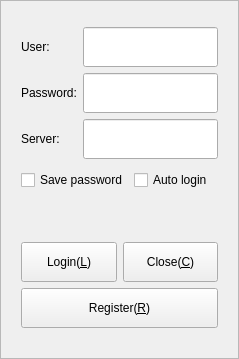
<?xml version="1.0" encoding="UTF-8"?>
<ui version="4.0">
 <class>CFrmLogin</class>
 <widget class="QFrame" name="CFrmLogin">
  <property name="geometry">
   <rect>
    <x>0</x>
    <y>0</y>
    <width>239</width>
    <height>359</height>
   </rect>
  </property>
  <property name="sizePolicy">
   <sizepolicy hsizetype="Preferred" vsizetype="Preferred">
    <horstretch>0</horstretch>
    <verstretch>0</verstretch>
   </sizepolicy>
  </property>
  <property name="windowTitle">
   <string>Login</string>
  </property>
  <property name="frameShape">
   <enum>QFrame::StyledPanel</enum>
  </property>
  <property name="frameShadow">
   <enum>QFrame::Raised</enum>
  </property>
  <layout class="QGridLayout" name="gridLayout">
   <item row="0" column="0">
    <widget class="QWidget" name="widget" native="true">
     <property name="sizePolicy">
      <sizepolicy hsizetype="Minimum" vsizetype="Fixed">
       <horstretch>0</horstretch>
       <verstretch>0</verstretch>
      </sizepolicy>
     </property>
     <property name="minimumSize">
      <size>
       <width>0</width>
       <height>323</height>
      </size>
     </property>
     <property name="maximumSize">
      <size>
       <width>16777215</width>
       <height>323</height>
      </size>
     </property>
     <layout class="QGridLayout" name="gridLayout_2">
      <item row="0" column="0">
       <widget class="QLabel" name="label_3">
        <property name="sizePolicy">
         <sizepolicy hsizetype="Preferred" vsizetype="Fixed">
          <horstretch>0</horstretch>
          <verstretch>0</verstretch>
         </sizepolicy>
        </property>
        <property name="minimumSize">
         <size>
          <width>0</width>
          <height>40</height>
         </size>
        </property>
        <property name="maximumSize">
         <size>
          <width>16777215</width>
          <height>40</height>
         </size>
        </property>
        <property name="text">
         <string>User:</string>
        </property>
       </widget>
      </item>
      <item row="0" column="1">
       <widget class="QLineEdit" name="lnUser">
        <property name="minimumSize">
         <size>
          <width>0</width>
          <height>40</height>
         </size>
        </property>
        <property name="maximumSize">
         <size>
          <width>16777215</width>
          <height>40</height>
         </size>
        </property>
       </widget>
      </item>
      <item row="1" column="0">
       <widget class="QLabel" name="label_2">
        <property name="sizePolicy">
         <sizepolicy hsizetype="Preferred" vsizetype="Fixed">
          <horstretch>0</horstretch>
          <verstretch>0</verstretch>
         </sizepolicy>
        </property>
        <property name="minimumSize">
         <size>
          <width>0</width>
          <height>40</height>
         </size>
        </property>
        <property name="maximumSize">
         <size>
          <width>16777215</width>
          <height>40</height>
         </size>
        </property>
        <property name="text">
         <string>Password:</string>
        </property>
       </widget>
      </item>
      <item row="1" column="1">
       <widget class="QLineEdit" name="lnPassword">
        <property name="minimumSize">
         <size>
          <width>0</width>
          <height>40</height>
         </size>
        </property>
        <property name="maximumSize">
         <size>
          <width>16777215</width>
          <height>40</height>
         </size>
        </property>
        <property name="echoMode">
         <enum>QLineEdit::Password</enum>
        </property>
       </widget>
      </item>
      <item row="2" column="0">
       <widget class="QLabel" name="label">
        <property name="sizePolicy">
         <sizepolicy hsizetype="Preferred" vsizetype="Fixed">
          <horstretch>0</horstretch>
          <verstretch>0</verstretch>
         </sizepolicy>
        </property>
        <property name="minimumSize">
         <size>
          <width>0</width>
          <height>40</height>
         </size>
        </property>
        <property name="maximumSize">
         <size>
          <width>16777215</width>
          <height>40</height>
         </size>
        </property>
        <property name="text">
         <string>Server:</string>
        </property>
       </widget>
      </item>
      <item row="2" column="1">
       <widget class="QLineEdit" name="lnServer">
        <property name="minimumSize">
         <size>
          <width>0</width>
          <height>40</height>
         </size>
        </property>
        <property name="maximumSize">
         <size>
          <width>16777215</width>
          <height>40</height>
         </size>
        </property>
       </widget>
      </item>
      <item row="3" column="0" colspan="2">
       <layout class="QHBoxLayout" name="horizontalLayout_2">
        <item>
         <widget class="QCheckBox" name="chkSave">
          <property name="sizePolicy">
           <sizepolicy hsizetype="Minimum" vsizetype="Fixed">
            <horstretch>0</horstretch>
            <verstretch>0</verstretch>
           </sizepolicy>
          </property>
          <property name="minimumSize">
           <size>
            <width>0</width>
            <height>30</height>
           </size>
          </property>
          <property name="maximumSize">
           <size>
            <width>16777215</width>
            <height>30</height>
           </size>
          </property>
          <property name="text">
           <string>Save password</string>
          </property>
         </widget>
        </item>
        <item>
         <widget class="QCheckBox" name="chkLogin">
          <property name="sizePolicy">
           <sizepolicy hsizetype="Preferred" vsizetype="Fixed">
            <horstretch>0</horstretch>
            <verstretch>0</verstretch>
           </sizepolicy>
          </property>
          <property name="minimumSize">
           <size>
            <width>0</width>
            <height>30</height>
           </size>
          </property>
          <property name="maximumSize">
           <size>
            <width>16777215</width>
            <height>30</height>
           </size>
          </property>
          <property name="text">
           <string>Auto login</string>
          </property>
         </widget>
        </item>
       </layout>
      </item>
      <item row="4" column="0" colspan="2">
       <widget class="QLabel" name="lbePrompt">
        <property name="enabled">
         <bool>true</bool>
        </property>
        <property name="sizePolicy">
         <sizepolicy hsizetype="Preferred" vsizetype="Fixed">
          <horstretch>0</horstretch>
          <verstretch>0</verstretch>
         </sizepolicy>
        </property>
        <property name="minimumSize">
         <size>
          <width>0</width>
          <height>35</height>
         </size>
        </property>
        <property name="maximumSize">
         <size>
          <width>16777215</width>
          <height>35</height>
         </size>
        </property>
        <property name="text">
         <string/>
        </property>
        <property name="alignment">
         <set>Qt::AlignCenter</set>
        </property>
       </widget>
      </item>
      <item row="5" column="0" colspan="2">
       <layout class="QHBoxLayout" name="horizontalLayout">
        <item>
         <widget class="QPushButton" name="pbOk">
          <property name="minimumSize">
           <size>
            <width>0</width>
            <height>40</height>
           </size>
          </property>
          <property name="maximumSize">
           <size>
            <width>16777215</width>
            <height>40</height>
           </size>
          </property>
          <property name="text">
           <string>Login(&amp;L)</string>
          </property>
          <property name="autoDefault">
           <bool>true</bool>
          </property>
          <property name="default">
           <bool>false</bool>
          </property>
         </widget>
        </item>
        <item>
         <widget class="QPushButton" name="pbClose">
          <property name="minimumSize">
           <size>
            <width>0</width>
            <height>40</height>
           </size>
          </property>
          <property name="maximumSize">
           <size>
            <width>16777215</width>
            <height>40</height>
           </size>
          </property>
          <property name="text">
           <string>Close(&amp;C)</string>
          </property>
          <property name="autoDefault">
           <bool>true</bool>
          </property>
          <property name="default">
           <bool>false</bool>
          </property>
         </widget>
        </item>
       </layout>
      </item>
      <item row="6" column="0" colspan="2">
       <widget class="QPushButton" name="pbRegitster">
        <property name="sizePolicy">
         <sizepolicy hsizetype="Preferred" vsizetype="Fixed">
          <horstretch>0</horstretch>
          <verstretch>0</verstretch>
         </sizepolicy>
        </property>
        <property name="minimumSize">
         <size>
          <width>0</width>
          <height>40</height>
         </size>
        </property>
        <property name="maximumSize">
         <size>
          <width>1677251</width>
          <height>40</height>
         </size>
        </property>
        <property name="text">
         <string>Register(&amp;R)</string>
        </property>
        <property name="autoDefault">
         <bool>true</bool>
        </property>
        <property name="default">
         <bool>false</bool>
        </property>
       </widget>
      </item>
     </layout>
    </widget>
   </item>
  </layout>
 </widget>
 <resources/>
 <connections/>
</ui>
